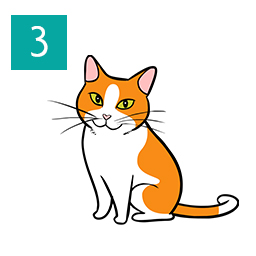
#> input picture images/image2.jpg, 256 x 256 px
$ python Rectangular_colour.py
#> lines starting #> are read from the running program, lines starting #| are printed output that depends on the picture
import matplotlib.pyplot as plt
import numpy as np
from matplotlib.gridspec import GridSpec

# Reading image using imread
image=plt.imread("images/image2.jpg")
#> image is the input picture: shape (256, 256, 3); mean R, G, B 234.1, 233.9, 225.8

# convert to grayscale
img_gray = np.dot(image[...,:3], [0.299, 0.587, 0.114])
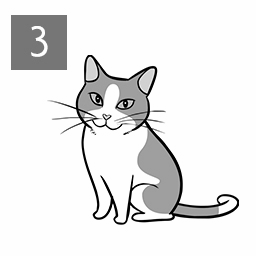
#> img_gray: shape (256, 256) float64; min 0, max 255, mean 233.1
# round to integers
img_gray = np.round(img_gray).astype(np.uint8)

img_gray_3d = np.stack((img_gray,)*3,axis=-1)

# show grayscale image
#plt.imshow(img_gray_3d, cmap='gray')
#plt.show()

grayimg=img_gray_3d
# Function to have a coloured rectangle on
def colourbox(istart,iend,jstart,jend):
    newimg=image
    size_y,size_x,null=image.shape
    for i in range(istart,iend):
        for j in range(jstart,jend):
            grayimg[i,j,:]=newimg[i,j,0:3]
  #  return plt.imshow(grayimg,cmap='gray')
    return grayimg
img_gray_3d = np.stack((img_gray,)*3,axis=-1)

#Using the function
#colourbox(150,200,150,200)
#plt.imshow(grayimg)
#plt.show()

#Click to colour in the picture (will try to add more features)
grayimg=img_gray_3d
fig = plt.figure()
gs = GridSpec(2,3)
ax0 = fig.add_subplot(gs[0:2,0:2])
img = img_gray_3d
ax0.imshow(img)
nx,ny,d = img.shape
#> nx = 256; ny = 256; d = 3
def onclick(event):
    global x,y
    if event.inaxes==ax0:
        x,y = event.xdata,event.ydata
        x,y = np.round(x).astype(int),np.round(y).astype(int)
        colourbox(y,y+20,x,x+20)
        img=grayimg
        ax0.imshow(img)
        print("clicked image")
        print("x,y is ", x,y)
    else:
        print("Please click on the image to colourise a section")
    fig.canvas.draw_idle()

cid = fig.canvas.mpl_connect('button_press_event', onclick)
plt.show()
